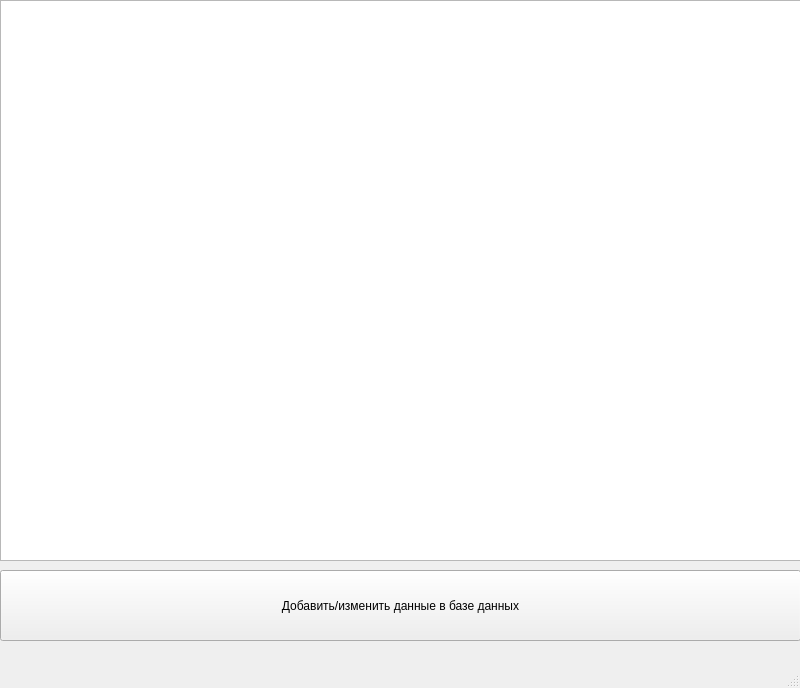
<?xml version="1.0" encoding="UTF-8"?>
<ui version="4.0">
 <class>MainWindow_2</class>
 <widget class="QMainWindow" name="MainWindow_2">
  <property name="geometry">
   <rect>
    <x>0</x>
    <y>0</y>
    <width>800</width>
    <height>688</height>
   </rect>
  </property>
  <property name="windowTitle">
   <string>MainWindow</string>
  </property>
  <widget class="QWidget" name="centralwidget">
   <widget class="QTableWidget" name="tableWidget">
    <property name="geometry">
     <rect>
      <x>0</x>
      <y>0</y>
      <width>801</width>
      <height>561</height>
     </rect>
    </property>
   </widget>
   <widget class="QPushButton" name="pushButton">
    <property name="geometry">
     <rect>
      <x>0</x>
      <y>570</y>
      <width>801</width>
      <height>71</height>
     </rect>
    </property>
    <property name="text">
     <string>Добавить/изменить данные в базе данных</string>
    </property>
   </widget>
  </widget>
  <widget class="QMenuBar" name="menubar">
   <property name="geometry">
    <rect>
     <x>0</x>
     <y>0</y>
     <width>800</width>
     <height>21</height>
    </rect>
   </property>
  </widget>
  <widget class="QStatusBar" name="statusbar"/>
 </widget>
 <resources/>
 <connections/>
</ui>
